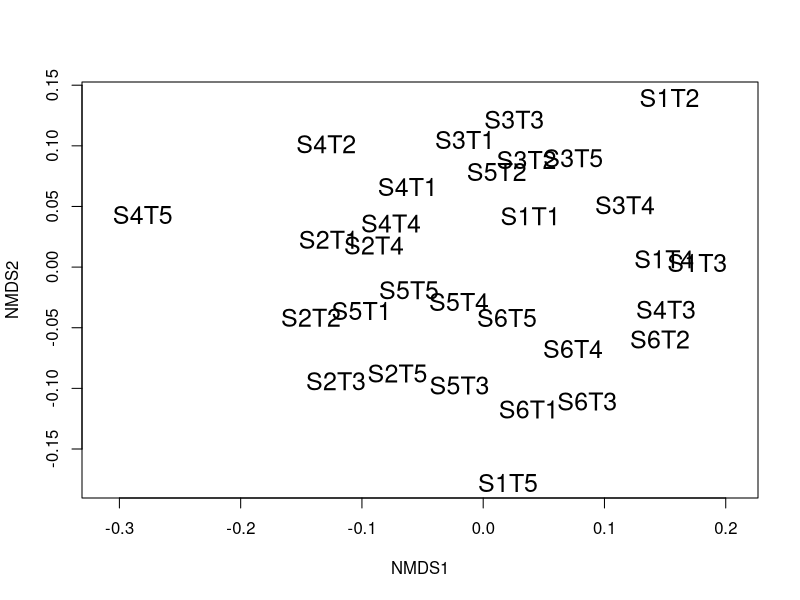
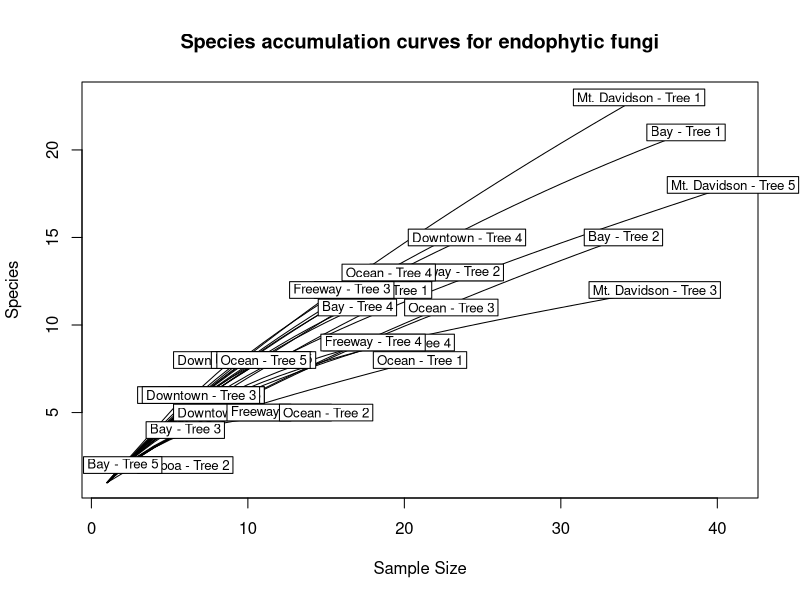
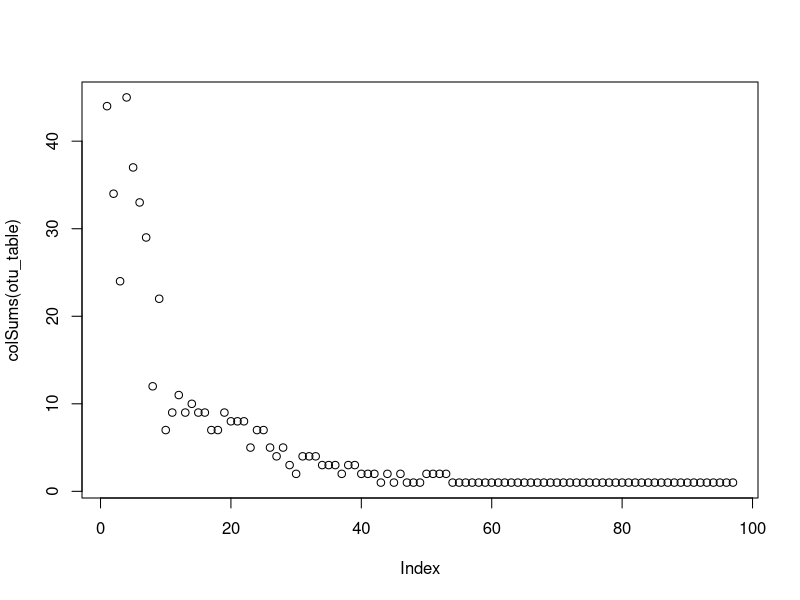
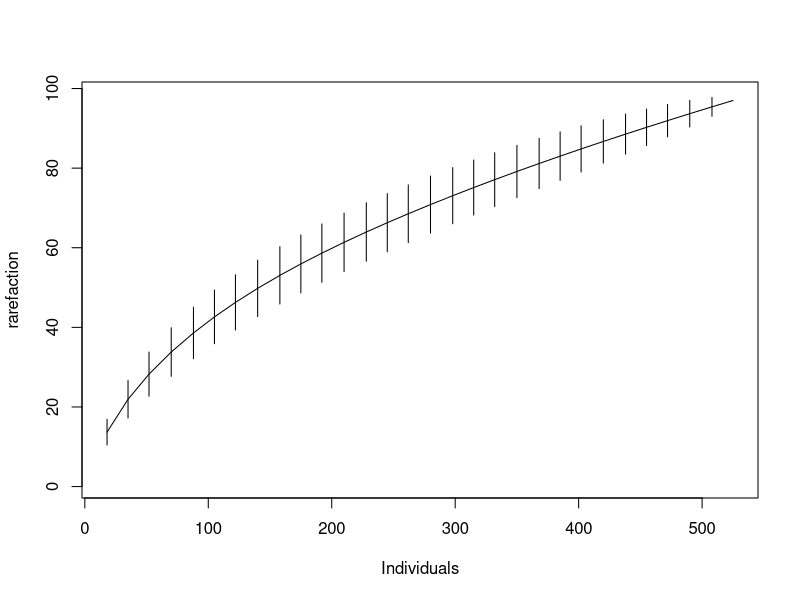
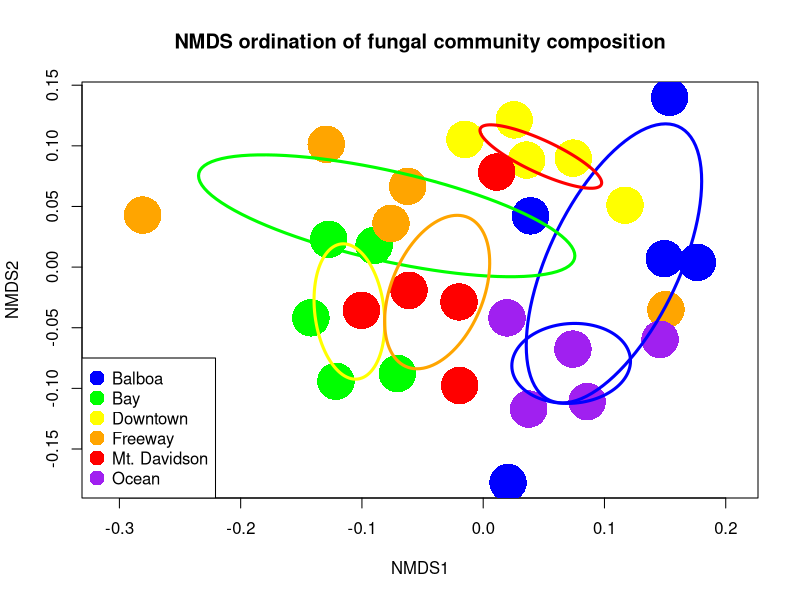

Recreate these plots in R, in order.
# Draft of R script to perform some ecological analyses on clustered data
# originating from single Sanger ITS reads

# Originally written by Naupaka Zimmerman
# nzimmerman@usfca.edu
# August 24, 2017

## TODO: Fix paths for the files

# load libraries
library("dplyr")
library("tidyr")
library("vegan")

# load files
otus <- read.table("seq_with_OTU_ID.txt")
groups <- read.table("groupfile.tsv")
trees <- read.csv("metadata/M_excel_tree_metadata.csv",
                  stringsAsFactors = FALSE)

# count by groups instead of trees
otu_table <- otus %>%
  left_join(groups, by = c("V1" = "V1")) %>%
  group_by(V2.x, V2.y) %>%
  summarize(count = n()) %>%
  spread(V2.x, count, fill = 0)

# get rid of rows with NA
otu_table <- as.data.frame(na.omit(otu_table))

# fix row name problems for vegan
row.names(otu_table) <- otu_table[, 1]
otu_table <- otu_table[, -1]

# drop out USF test sample
otu_table <- otu_table[1:30,]

# do and plot ordination with this matrix
plot(metaMDS(otu_table), type = "t", display = "sites", cex = 1.5)

# fix row names to be more readable
row.names(otu_table) <- c(paste("Balboa - Tree", 1:5),
                         paste("Downtown - Tree", 1:5),
                         paste("Mt. Davidson - Tree", 1:5),
                         paste("Bay - Tree", 1:5),
                         paste("Freeway - Tree", 1:5),
                         paste("Ocean - Tree", 1:5))

# some species accumulation curves
rarecurve(otu_table, main = "Species accumulation curves for endophytic fungi")
plot(colSums(otu_table))
plot(specaccum(otu_table, method = "rare"), xvar = "individuals")


# more sophisticaed multi-step ordination plotting
ord_obj <- metaMDS(otu_table)

group_labels <- c(rep("Balboa", 5),
                  rep("Downtown", 5),
                  rep("Mt. Davidson", 5),
                  rep("Bay", 5),
                  rep("Freeway", 5),
                  rep("Ocean", 5))

plot(ord_obj,
     display = "sites",
     type = "n",
     main = "NMDS ordination of fungal community composition")

points(ord_obj,
       display = "sites",
       col = c(rep("blue", 5),
               rep("green", 5),
               rep("yellow", 5),
               rep("orange", 5),
               rep("red", 5),
               rep("purple", 5)),
       cex = 5,
       pch = 16)

legend("bottomleft",
       legend = levels(factor(group_labels)),
       pch = 16,
       cex = 1,
       pt.cex = 2,
       col = c("blue",
               "green",
               "yellow",
               "orange",
               "red",
               "purple"))

ordiellipse(ord_obj,
            groups =group_labels,
            label = FALSE,
            col = c("blue",
                    "green",
                    "yellow",
                    "orange",
                    "red"),
            lwd = 3)

